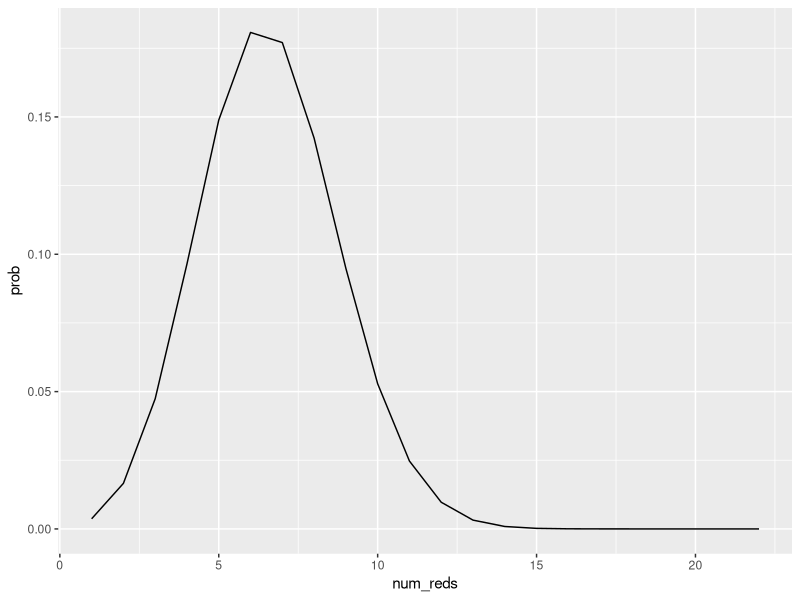
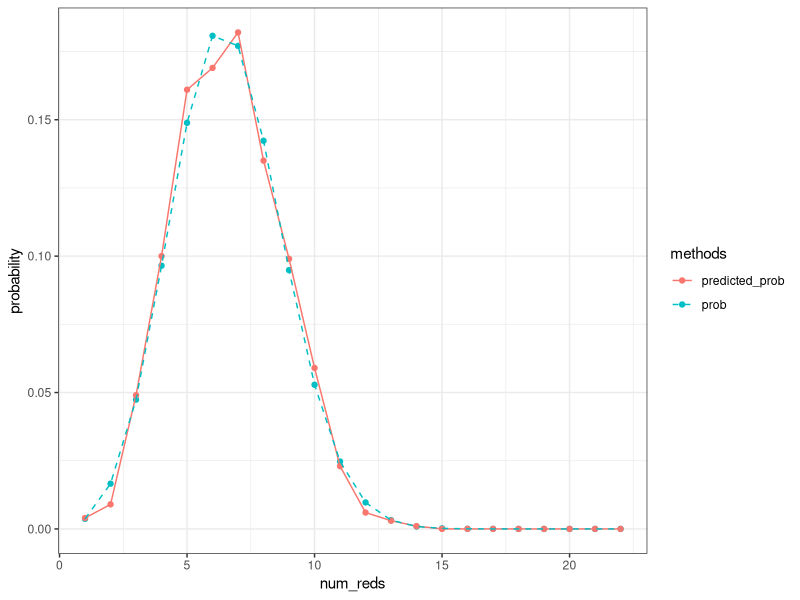
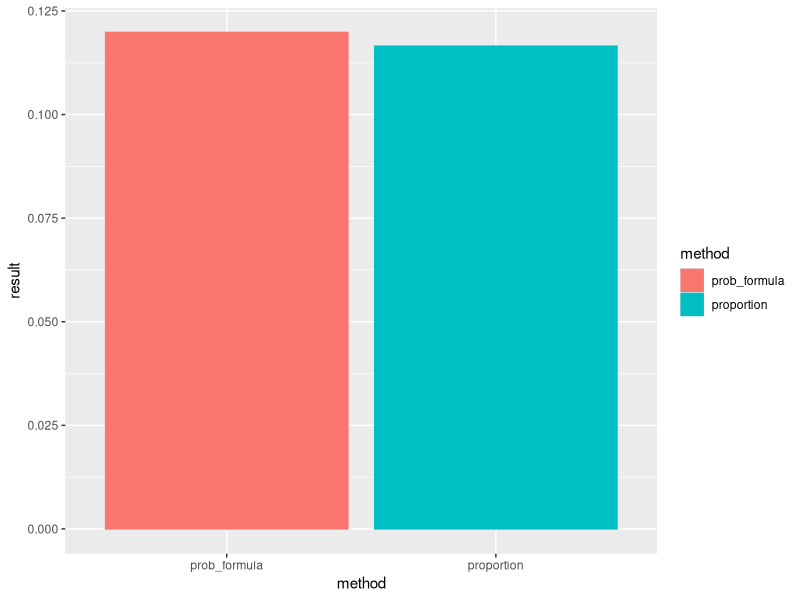

Write R code to recreate these figures, in order.
## ---- chunk 1
library(tidyverse)
## ---- chunk 2
prob_red_spheres <- function(z){
  # z --> the times that draw a red ball
  p <- choose(22,z)*(0.3^z)*(0.7^(22-z))
  return(p)
}

prob_red_spheres(10)
## ---- chunk 3
num_reds <- seq(1,22)
prob <- unlist(map(num_reds, prob_red_spheres))

prob_by_num_reds <- data.frame(num_reds, prob)

prob_by_num_reds %>% head(3)
## ---- chunk 4
prob_by_num_reds %>%
  ggplot(aes(num_reds, prob))+
  geom_line()
## ---- chunk 5
sample(10,22, replace=TRUE)
## ---- chunk 6

num_trials<-1000 # set the number of trials
#set.seed(0) # set the random seed

# generate collection of num_trials simulations
# first column is number of trial
# second column is the result of each trial
# use "map" to map each trial to a list of outcomes
sampling_with_replacement_simulation<-data.frame(trial=1:num_trials) %>%
mutate(sample_balls = map(.x=trial, ~sample(10,22, replace = TRUE)))
## ---- chunk 7
# use "sum" to count the elements number which le 3
sampling_with_replacement_simulation <- sampling_with_replacement_simulation %>%
  mutate(num_reds= map_dbl(.x= sample_balls, ~sum(.x<=3)))
## ---- chunk 8
# first extract the num_reds in each trial
reds_occ_times <- sampling_with_replacement_simulation$num_reds

# calculate correspond frequency with num_reds in prob_by_num_reds

prob_by_num_reds<-prob_by_num_reds%>%
  mutate(predicted_prob= 
           map_dbl(.x=num_reds,~sum(.x==reds_occ_times))/num_trials)
## ---- chunk 9
# first tidy frame since simulation and formula can be
# seen as two different estimating methods
prob_by_num_reds_tidy <- prob_by_num_reds%>%
  pivot_longer(cols=!num_reds, names_to = "methods", values_to = "probability")

# then use tidied version to visualize
prob_by_num_reds_tidy%>%
  ggplot(aes(x=num_reds, y=probability, color=methods, linetype=methods))+geom_point()+
  geom_line()+scale_linetype_manual(values = c('solid','dashed'))+theme_bw()
## ---- chunk 10
# set a number for trials
num_trials <- 10000

# create a frame with two columns,one for num, one for simulation result
prob_by_num <- data.frame(number=1:num_trials)%>%
             mutate(result=map(.x=number, 
                               ~sample(100,10, replace=FALSE)))

# compute the number of each color in every trial
# suppose green balls [1,20], red [21,70], blue [71,100]
prob_by_num <- prob_by_num%>%
  mutate(green=map_dbl(.x=result, ~sum(.x>=1 & .x <= 20)),
         red=map_dbl(.x=result, ~sum(.x>=21 & .x <= 70)),
         blue=map_dbl(.x=result, ~sum(.x>=71 & .x <= 100)))

# use pmin to compute the minimum ball number appeared
# pmin is compare several vectors' correspond element and 
# return a new vector with each element is min
prob_by_num <- prob_by_num %>% mutate(minimum=pmin(green, red, blue))

# compute the proportion of rows which minimum number is zero
proportion <- sum(prob_by_num$minimum==0)/num_trials
## ---- chunk 11
# compute the result of formula

prob_formula <- (choose(50,10)*2+choose(80,10)+choose(70,10)+choose(50,10)+choose(20,10)+choose(30,10))/choose(100,10)
## ---- chunk 12
# there are difference between geom_bar and geom_col
# bar shows the proportion to the number of cases
# col shows the values in the data, in this case, it's result
method <- c('prob_formula', 'proportion')
result <- c(prob_formula, proportion)
df<- data.frame(method, result)
df%>%ggplot(aes(x=method,y=result, color=method, fill=method))+geom_col()
